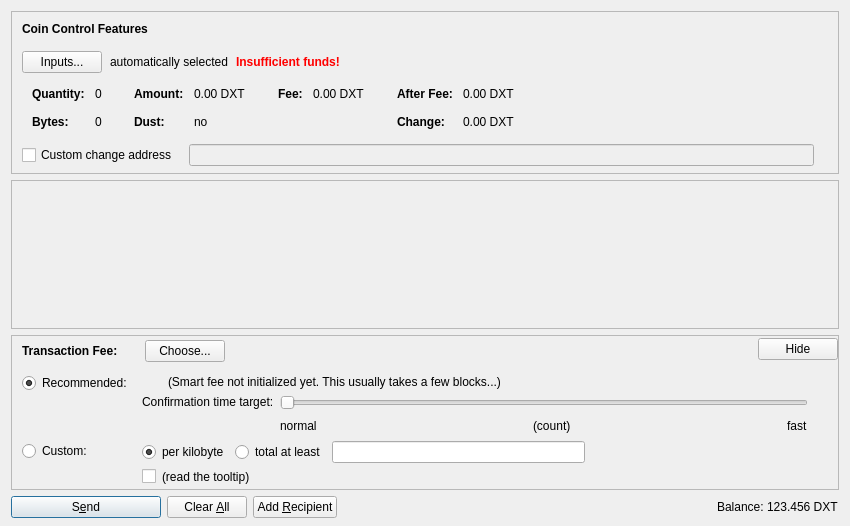
<?xml version="1.0" encoding="UTF-8"?>
<ui version="4.0">
 <class>SendCoinsDialog</class>
 <widget class="QDialog" name="SendCoinsDialog">
  <property name="geometry">
   <rect>
    <x>0</x>
    <y>0</y>
    <width>850</width>
    <height>526</height>
   </rect>
  </property>
  <property name="windowTitle">
   <string>Send Coins</string>
  </property>
  <layout class="QVBoxLayout" name="verticalLayout" stretch="0,1,0,0">
   <property name="bottomMargin">
    <number>8</number>
   </property>
   <item>
    <widget class="QFrame" name="frameCoinControl">
     <property name="sizePolicy">
      <sizepolicy hsizetype="Expanding" vsizetype="Expanding">
       <horstretch>0</horstretch>
       <verstretch>0</verstretch>
      </sizepolicy>
     </property>
     <property name="maximumSize">
      <size>
       <width>16777215</width>
       <height>16777215</height>
      </size>
     </property>
     <property name="frameShape">
      <enum>QFrame::StyledPanel</enum>
     </property>
     <property name="frameShadow">
      <enum>QFrame::Sunken</enum>
     </property>
     <layout class="QVBoxLayout" name="verticalLayoutCoinControl2">
      <property name="spacing">
       <number>0</number>
      </property>
      <property name="leftMargin">
       <number>0</number>
      </property>
      <property name="topMargin">
       <number>0</number>
      </property>
      <property name="rightMargin">
       <number>0</number>
      </property>
      <property name="bottomMargin">
       <number>6</number>
      </property>
      <item>
       <layout class="QVBoxLayout" name="verticalLayoutCoinControl" stretch="0,0,0,0,1">
        <property name="spacing">
         <number>0</number>
        </property>
        <property name="leftMargin">
         <number>10</number>
        </property>
        <property name="topMargin">
         <number>10</number>
        </property>
        <item>
         <layout class="QHBoxLayout" name="horizontalLayoutCoinControl1">
          <property name="bottomMargin">
           <number>15</number>
          </property>
          <item>
           <widget class="QLabel" name="labelCoinControlFeatures">
            <property name="sizePolicy">
             <sizepolicy hsizetype="Preferred" vsizetype="Maximum">
              <horstretch>0</horstretch>
              <verstretch>0</verstretch>
             </sizepolicy>
            </property>
            <property name="font">
             <font>
              <weight>75</weight>
              <bold>true</bold>
             </font>
            </property>
            <property name="styleSheet">
             <string notr="true">font-weight:bold;</string>
            </property>
            <property name="text">
             <string>Coin Control Features</string>
            </property>
           </widget>
          </item>
         </layout>
        </item>
        <item>
         <layout class="QHBoxLayout" name="horizontalLayoutCoinControl2" stretch="0,0,0,0">
          <property name="spacing">
           <number>8</number>
          </property>
          <property name="bottomMargin">
           <number>10</number>
          </property>
          <item>
           <widget class="QPushButton" name="pushButtonCoinControl">
            <property name="styleSheet">
             <string notr="true"/>
            </property>
            <property name="text">
             <string>Inputs...</string>
            </property>
            <property name="autoDefault">
             <bool>false</bool>
            </property>
           </widget>
          </item>
          <item>
           <widget class="QLabel" name="labelCoinControlAutomaticallySelected">
            <property name="text">
             <string>automatically selected</string>
            </property>
            <property name="margin">
             <number>5</number>
            </property>
           </widget>
          </item>
          <item>
           <widget class="QLabel" name="labelCoinControlInsuffFunds">
            <property name="font">
             <font>
              <weight>75</weight>
              <bold>true</bold>
             </font>
            </property>
            <property name="styleSheet">
             <string notr="true">color:red;font-weight:bold;</string>
            </property>
            <property name="text">
             <string>Insufficient funds!</string>
            </property>
            <property name="margin">
             <number>5</number>
            </property>
           </widget>
          </item>
          <item>
           <spacer name="horizontalSpacerCoinControl">
            <property name="orientation">
             <enum>Qt::Horizontal</enum>
            </property>
            <property name="sizeHint" stdset="0">
             <size>
              <width>40</width>
              <height>1</height>
             </size>
            </property>
           </spacer>
          </item>
         </layout>
        </item>
        <item>
         <widget class="QWidget" name="widgetCoinControl" native="true">
          <property name="sizePolicy">
           <sizepolicy hsizetype="Preferred" vsizetype="Preferred">
            <horstretch>0</horstretch>
            <verstretch>0</verstretch>
           </sizepolicy>
          </property>
          <property name="minimumSize">
           <size>
            <width>0</width>
            <height>0</height>
           </size>
          </property>
          <property name="styleSheet">
           <string notr="true"/>
          </property>
          <layout class="QHBoxLayout" name="horizontalLayoutCoinControl5">
           <property name="leftMargin">
            <number>0</number>
           </property>
           <property name="topMargin">
            <number>0</number>
           </property>
           <property name="rightMargin">
            <number>0</number>
           </property>
           <property name="bottomMargin">
            <number>0</number>
           </property>
           <item>
            <layout class="QHBoxLayout" name="horizontalLayoutCoinControl3" stretch="0,0,0,1">
             <property name="spacing">
              <number>20</number>
             </property>
             <property name="topMargin">
              <number>0</number>
             </property>
             <property name="bottomMargin">
              <number>10</number>
             </property>
             <item>
              <layout class="QFormLayout" name="formLayoutCoinControl1">
               <property name="horizontalSpacing">
                <number>10</number>
               </property>
               <property name="verticalSpacing">
                <number>14</number>
               </property>
               <property name="leftMargin">
                <number>10</number>
               </property>
               <property name="topMargin">
                <number>4</number>
               </property>
               <property name="rightMargin">
                <number>6</number>
               </property>
               <item row="0" column="0">
                <widget class="QLabel" name="labelCoinControlQuantityText">
                 <property name="font">
                  <font>
                   <weight>75</weight>
                   <bold>true</bold>
                  </font>
                 </property>
                 <property name="text">
                  <string>Quantity:</string>
                 </property>
                 <property name="margin">
                  <number>0</number>
                 </property>
                </widget>
               </item>
               <item row="0" column="1">
                <widget class="QLabel" name="labelCoinControlQuantity">
                 <property name="cursor">
                  <cursorShape>IBeamCursor</cursorShape>
                 </property>
                 <property name="contextMenuPolicy">
                  <enum>Qt::ActionsContextMenu</enum>
                 </property>
                 <property name="text">
                  <string notr="true">0</string>
                 </property>
                 <property name="margin">
                  <number>0</number>
                 </property>
                 <property name="textInteractionFlags">
                  <set>Qt::LinksAccessibleByMouse|Qt::TextSelectableByKeyboard|Qt::TextSelectableByMouse</set>
                 </property>
                </widget>
               </item>
               <item row="1" column="0">
                <widget class="QLabel" name="labelCoinControlBytesText">
                 <property name="font">
                  <font>
                   <weight>75</weight>
                   <bold>true</bold>
                  </font>
                 </property>
                 <property name="text">
                  <string>Bytes:</string>
                 </property>
                </widget>
               </item>
               <item row="1" column="1">
                <widget class="QLabel" name="labelCoinControlBytes">
                 <property name="cursor">
                  <cursorShape>IBeamCursor</cursorShape>
                 </property>
                 <property name="contextMenuPolicy">
                  <enum>Qt::ActionsContextMenu</enum>
                 </property>
                 <property name="text">
                  <string notr="true">0</string>
                 </property>
                 <property name="textInteractionFlags">
                  <set>Qt::LinksAccessibleByMouse|Qt::TextSelectableByKeyboard|Qt::TextSelectableByMouse</set>
                 </property>
                </widget>
               </item>
              </layout>
             </item>
             <item>
              <layout class="QFormLayout" name="formLayoutCoinControl2">
               <property name="horizontalSpacing">
                <number>10</number>
               </property>
               <property name="verticalSpacing">
                <number>14</number>
               </property>
               <property name="leftMargin">
                <number>6</number>
               </property>
               <property name="topMargin">
                <number>4</number>
               </property>
               <property name="rightMargin">
                <number>6</number>
               </property>
               <item row="0" column="0">
                <widget class="QLabel" name="labelCoinControlAmountText">
                 <property name="font">
                  <font>
                   <weight>75</weight>
                   <bold>true</bold>
                  </font>
                 </property>
                 <property name="text">
                  <string>Amount:</string>
                 </property>
                 <property name="margin">
                  <number>0</number>
                 </property>
                </widget>
               </item>
               <item row="0" column="1">
                <widget class="QLabel" name="labelCoinControlAmount">
                 <property name="cursor">
                  <cursorShape>IBeamCursor</cursorShape>
                 </property>
                 <property name="contextMenuPolicy">
                  <enum>Qt::ActionsContextMenu</enum>
                 </property>
                 <property name="text">
                  <string notr="true">0.00 DXT</string>
                 </property>
                 <property name="textInteractionFlags">
                  <set>Qt::LinksAccessibleByMouse|Qt::TextSelectableByKeyboard|Qt::TextSelectableByMouse</set>
                 </property>
                </widget>
               </item>
               <item row="1" column="0">
                <widget class="QLabel" name="labelCoinControlLowOutputText">
                 <property name="font">
                  <font>
                   <weight>75</weight>
                   <bold>true</bold>
                  </font>
                 </property>
                 <property name="text">
                  <string>Dust:</string>
                 </property>
                </widget>
               </item>
               <item row="1" column="1">
                <widget class="QLabel" name="labelCoinControlLowOutput">
                 <property name="cursor">
                  <cursorShape>IBeamCursor</cursorShape>
                 </property>
                 <property name="contextMenuPolicy">
                  <enum>Qt::ActionsContextMenu</enum>
                 </property>
                 <property name="text">
                  <string notr="true">no</string>
                 </property>
                 <property name="textInteractionFlags">
                  <set>Qt::LinksAccessibleByMouse|Qt::TextSelectableByKeyboard|Qt::TextSelectableByMouse</set>
                 </property>
                </widget>
               </item>
              </layout>
             </item>
             <item>
              <layout class="QFormLayout" name="formLayoutCoinControl3">
               <property name="horizontalSpacing">
                <number>10</number>
               </property>
               <property name="verticalSpacing">
                <number>14</number>
               </property>
               <property name="leftMargin">
                <number>6</number>
               </property>
               <property name="topMargin">
                <number>4</number>
               </property>
               <property name="rightMargin">
                <number>6</number>
               </property>
               <item row="0" column="0">
                <widget class="QLabel" name="labelCoinControlFeeText">
                 <property name="font">
                  <font>
                   <weight>75</weight>
                   <bold>true</bold>
                  </font>
                 </property>
                 <property name="text">
                  <string>Fee:</string>
                 </property>
                 <property name="margin">
                  <number>0</number>
                 </property>
                </widget>
               </item>
               <item row="0" column="1">
                <widget class="QLabel" name="labelCoinControlFee">
                 <property name="cursor">
                  <cursorShape>IBeamCursor</cursorShape>
                 </property>
                 <property name="contextMenuPolicy">
                  <enum>Qt::ActionsContextMenu</enum>
                 </property>
                 <property name="text">
                  <string notr="true">0.00 DXT</string>
                 </property>
                 <property name="textInteractionFlags">
                  <set>Qt::LinksAccessibleByMouse|Qt::TextSelectableByKeyboard|Qt::TextSelectableByMouse</set>
                 </property>
                </widget>
               </item>
              </layout>
             </item>
             <item>
              <layout class="QFormLayout" name="formLayoutCoinControl4">
               <property name="horizontalSpacing">
                <number>10</number>
               </property>
               <property name="verticalSpacing">
                <number>14</number>
               </property>
               <property name="leftMargin">
                <number>6</number>
               </property>
               <property name="topMargin">
                <number>4</number>
               </property>
               <property name="rightMargin">
                <number>6</number>
               </property>
               <item row="0" column="0">
                <widget class="QLabel" name="labelCoinControlAfterFeeText">
                 <property name="font">
                  <font>
                   <weight>75</weight>
                   <bold>true</bold>
                  </font>
                 </property>
                 <property name="text">
                  <string>After Fee:</string>
                 </property>
                 <property name="margin">
                  <number>0</number>
                 </property>
                </widget>
               </item>
               <item row="0" column="1">
                <widget class="QLabel" name="labelCoinControlAfterFee">
                 <property name="cursor">
                  <cursorShape>IBeamCursor</cursorShape>
                 </property>
                 <property name="contextMenuPolicy">
                  <enum>Qt::ActionsContextMenu</enum>
                 </property>
                 <property name="text">
                  <string notr="true">0.00 DXT</string>
                 </property>
                 <property name="textInteractionFlags">
                  <set>Qt::LinksAccessibleByMouse|Qt::TextSelectableByKeyboard|Qt::TextSelectableByMouse</set>
                 </property>
                </widget>
               </item>
               <item row="1" column="0">
                <widget class="QLabel" name="labelCoinControlChangeText">
                 <property name="font">
                  <font>
                   <weight>75</weight>
                   <bold>true</bold>
                  </font>
                 </property>
                 <property name="text">
                  <string>Change:</string>
                 </property>
                </widget>
               </item>
               <item row="1" column="1">
                <widget class="QLabel" name="labelCoinControlChange">
                 <property name="cursor">
                  <cursorShape>IBeamCursor</cursorShape>
                 </property>
                 <property name="contextMenuPolicy">
                  <enum>Qt::ActionsContextMenu</enum>
                 </property>
                 <property name="text">
                  <string notr="true">0.00 DXT</string>
                 </property>
                 <property name="textInteractionFlags">
                  <set>Qt::LinksAccessibleByMouse|Qt::TextSelectableByKeyboard|Qt::TextSelectableByMouse</set>
                 </property>
                </widget>
               </item>
              </layout>
             </item>
            </layout>
           </item>
          </layout>
         </widget>
        </item>
        <item>
         <layout class="QHBoxLayout" name="horizontalLayoutCoinControl4" stretch="0,0,0">
          <property name="spacing">
           <number>12</number>
          </property>
          <property name="sizeConstraint">
           <enum>QLayout::SetDefaultConstraint</enum>
          </property>
          <property name="topMargin">
           <number>5</number>
          </property>
          <property name="rightMargin">
           <number>5</number>
          </property>
          <item>
           <widget class="QCheckBox" name="checkBoxCoinControlChange">
            <property name="toolTip">
             <string>If this is activated, but the change address is empty or invalid, change will be sent to a newly generated address.</string>
            </property>
            <property name="text">
             <string>Custom change address</string>
            </property>
           </widget>
          </item>
          <item>
           <widget class="QValidatedLineEdit" name="lineEditCoinControlChange">
            <property name="enabled">
             <bool>false</bool>
            </property>
            <property name="sizePolicy">
             <sizepolicy hsizetype="Expanding" vsizetype="Fixed">
              <horstretch>0</horstretch>
              <verstretch>0</verstretch>
             </sizepolicy>
            </property>
           </widget>
          </item>
          <item>
           <widget class="QLabel" name="labelCoinControlChangeLabel">
            <property name="sizePolicy">
             <sizepolicy hsizetype="Preferred" vsizetype="Expanding">
              <horstretch>0</horstretch>
              <verstretch>0</verstretch>
             </sizepolicy>
            </property>
            <property name="minimumSize">
             <size>
              <width>0</width>
              <height>0</height>
             </size>
            </property>
            <property name="text">
             <string/>
            </property>
            <property name="margin">
             <number>3</number>
            </property>
           </widget>
          </item>
         </layout>
        </item>
        <item>
         <spacer name="verticalSpacerCoinControl">
          <property name="orientation">
           <enum>Qt::Vertical</enum>
          </property>
          <property name="sizeHint" stdset="0">
           <size>
            <width>800</width>
            <height>1</height>
           </size>
          </property>
         </spacer>
        </item>
       </layout>
      </item>
     </layout>
    </widget>
   </item>
   <item>
    <widget class="QScrollArea" name="scrollArea">
     <property name="widgetResizable">
      <bool>true</bool>
     </property>
     <widget class="QWidget" name="scrollAreaWidgetContents">
      <property name="geometry">
       <rect>
        <x>0</x>
        <y>0</y>
        <width>830</width>
        <height>104</height>
       </rect>
      </property>
      <layout class="QVBoxLayout" name="verticalLayout_2" stretch="0,1">
       <property name="leftMargin">
        <number>0</number>
       </property>
       <property name="topMargin">
        <number>0</number>
       </property>
       <property name="rightMargin">
        <number>0</number>
       </property>
       <property name="bottomMargin">
        <number>0</number>
       </property>
       <item>
        <layout class="QVBoxLayout" name="entries">
         <property name="spacing">
          <number>6</number>
         </property>
        </layout>
       </item>
       <item>
        <spacer name="verticalSpacer">
         <property name="orientation">
          <enum>Qt::Vertical</enum>
         </property>
         <property name="sizeHint" stdset="0">
          <size>
           <width>20</width>
           <height>40</height>
          </size>
         </property>
        </spacer>
       </item>
      </layout>
     </widget>
    </widget>
   </item>
   <item>
    <widget class="QFrame" name="frameFee">
     <property name="sizePolicy">
      <sizepolicy hsizetype="Expanding" vsizetype="Expanding">
       <horstretch>0</horstretch>
       <verstretch>0</verstretch>
      </sizepolicy>
     </property>
     <property name="maximumSize">
      <size>
       <width>16777215</width>
       <height>16777215</height>
      </size>
     </property>
     <property name="frameShape">
      <enum>QFrame::StyledPanel</enum>
     </property>
     <property name="frameShadow">
      <enum>QFrame::Sunken</enum>
     </property>
     <layout class="QVBoxLayout" name="verticalLayoutFee1">
      <property name="spacing">
       <number>0</number>
      </property>
      <property name="leftMargin">
       <number>0</number>
      </property>
      <property name="topMargin">
       <number>0</number>
      </property>
      <property name="rightMargin">
       <number>0</number>
      </property>
      <property name="bottomMargin">
       <number>0</number>
      </property>
      <item>
       <layout class="QVBoxLayout" name="verticalLayoutFee2" stretch="0,0,0">
        <property name="spacing">
         <number>0</number>
        </property>
        <property name="leftMargin">
         <number>10</number>
        </property>
        <property name="topMargin">
         <number>0</number>
        </property>
        <item>
         <layout class="QHBoxLayout" name="horizontalLayoutFee1">
          <property name="bottomMargin">
           <number>0</number>
          </property>
          <item>
           <layout class="QVBoxLayout" name="verticalLayoutFee7">
            <property name="spacing">
             <number>0</number>
            </property>
            <item>
             <spacer name="verticalSpacerSmartFee">
              <property name="orientation">
               <enum>Qt::Vertical</enum>
              </property>
              <property name="sizeType">
               <enum>QSizePolicy::Fixed</enum>
              </property>
              <property name="sizeHint" stdset="0">
               <size>
                <width>1</width>
                <height>4</height>
               </size>
              </property>
             </spacer>
            </item>
            <item>
             <layout class="QHBoxLayout" name="horizontalLayoutSmartFee">
              <property name="spacing">
               <number>10</number>
              </property>
              <item>
               <widget class="QLabel" name="labelFeeHeadline">
                <property name="sizePolicy">
                 <sizepolicy hsizetype="Preferred" vsizetype="Maximum">
                  <horstretch>0</horstretch>
                  <verstretch>0</verstretch>
                 </sizepolicy>
                </property>
                <property name="font">
                 <font>
                  <weight>75</weight>
                  <bold>true</bold>
                 </font>
                </property>
                <property name="styleSheet">
                 <string notr="true">font-weight:bold;</string>
                </property>
                <property name="text">
                 <string>Transaction Fee:</string>
                </property>
               </widget>
              </item>
              <item>
               <widget class="QLabel" name="labelFeeMinimized">
                <property name="text">
                 <string/>
                </property>
               </widget>
              </item>
              <item>
               <widget class="QPushButton" name="buttonChooseFee">
                <property name="text">
                 <string>Choose...</string>
                </property>
               </widget>
              </item>
             </layout>
            </item>
            <item>
             <spacer name="verticalSpacer_5">
              <property name="orientation">
               <enum>Qt::Vertical</enum>
              </property>
              <property name="sizeHint" stdset="0">
               <size>
                <width>1</width>
                <height>1</height>
               </size>
              </property>
             </spacer>
            </item>
           </layout>
          </item>
          <item>
           <spacer name="horizontalSpacer_4">
            <property name="orientation">
             <enum>Qt::Horizontal</enum>
            </property>
            <property name="sizeHint" stdset="0">
             <size>
              <width>40</width>
              <height>20</height>
             </size>
            </property>
           </spacer>
          </item>
          <item>
           <widget class="QPushButton" name="buttonMinimizeFee">
            <property name="toolTip">
             <string>collapse fee-settings</string>
            </property>
            <property name="text">
             <string>Hide</string>
            </property>
           </widget>
          </item>
         </layout>
        </item>
        <item>
         <widget class="QFrame" name="frameFeeSelection">
          <layout class="QVBoxLayout" name="verticalLayoutFee12">
           <property name="spacing">
            <number>0</number>
           </property>
           <property name="leftMargin">
            <number>0</number>
           </property>
           <property name="topMargin">
            <number>0</number>
           </property>
           <property name="rightMargin">
            <number>0</number>
           </property>
           <property name="bottomMargin">
            <number>0</number>
           </property>
           <item>
            <layout class="QGridLayout" name="gridLayoutFee">
             <property name="topMargin">
              <number>10</number>
             </property>
             <property name="bottomMargin">
              <number>4</number>
             </property>
             <property name="horizontalSpacing">
              <number>10</number>
             </property>
             <property name="verticalSpacing">
              <number>4</number>
             </property>
             <item row="1" column="1">
              <layout class="QVBoxLayout" name="verticalLayoutFee8">
               <property name="spacing">
                <number>6</number>
               </property>
               <item>
                <layout class="QHBoxLayout" name="horizontalLayoutFee13">
                 <item>
                  <widget class="QRadioButton" name="radioCustomPerKilobyte">
                   <property name="toolTip">
                    <string>If the custom fee is set to 1000 satoshis and the transaction is only 250 bytes, then &quot;per kilobyte&quot; only pays 250 satoshis in fee, while &quot;total at least&quot; pays 1000 satoshis. For transactions bigger than a kilobyte both pay by kilobyte.</string>
                   </property>
                   <property name="text">
                    <string>per kilobyte</string>
                   </property>
                   <property name="checked">
                    <bool>true</bool>
                   </property>
                   <attribute name="buttonGroup">
                    <string notr="true">groupCustomFee</string>
                   </attribute>
                  </widget>
                 </item>
                 <item>
                  <widget class="QRadioButton" name="radioCustomAtLeast">
                   <property name="toolTip">
                    <string>If the custom fee is set to 1000 satoshis and the transaction is only 250 bytes, then &quot;per kilobyte&quot; only pays 250 satoshis in fee, while &quot;total at least&quot; pays 1000 satoshis. For transactions bigger than a kilobyte both pay by kilobyte.</string>
                   </property>
                   <property name="text">
                    <string>total at least</string>
                   </property>
                   <attribute name="buttonGroup">
                    <string notr="true">groupCustomFee</string>
                   </attribute>
                  </widget>
                 </item>
                 <item>
                  <widget class="BitcoinAmountField" name="customFee"/>
                 </item>
                 <item>
                  <spacer name="horizontalSpacer_6">
                   <property name="orientation">
                    <enum>Qt::Horizontal</enum>
                   </property>
                   <property name="sizeHint" stdset="0">
                    <size>
                     <width>1</width>
                     <height>1</height>
                    </size>
                   </property>
                  </spacer>
                 </item>
                </layout>
               </item>
               <item>
                <layout class="QHBoxLayout" name="horizontalLayoutFee8">
                 <item>
                  <widget class="QCheckBox" name="checkBoxMinimumFee">
                   <property name="toolTip">
                    <string>Paying only the minimum fee is just fine as long as there is less transaction volume than space in the blocks. But be aware that this can end up in a never confirming transaction once there is more demand for diverscoin transactions than the network can process.</string>
                   </property>
                   <property name="text">
                    <string/>
                   </property>
                  </widget>
                 </item>
                 <item>
                  <widget class="QLabel" name="labelMinFeeWarning">
                   <property name="enabled">
                    <bool>true</bool>
                   </property>
                   <property name="toolTip">
                    <string>Paying only the minimum fee is just fine as long as there is less transaction volume than space in the blocks. But be aware that this can end up in a never confirming transaction once there is more demand for diverscoin transactions than the network can process.</string>
                   </property>
                   <property name="text">
                    <string>(read the tooltip)</string>
                   </property>
                   <property name="margin">
                    <number>5</number>
                   </property>
                  </widget>
                 </item>
                 <item>
                  <spacer name="horizontalSpacer_2">
                   <property name="orientation">
                    <enum>Qt::Horizontal</enum>
                   </property>
                   <property name="sizeHint" stdset="0">
                    <size>
                     <width>1</width>
                     <height>1</height>
                    </size>
                   </property>
                  </spacer>
                 </item>
                </layout>
               </item>
              </layout>
             </item>
             <item row="0" column="0">
              <layout class="QVBoxLayout" name="verticalLayoutFee4" stretch="0,1">
               <item>
                <widget class="QRadioButton" name="radioSmartFee">
                 <property name="text">
                  <string>Recommended:</string>
                 </property>
                 <property name="checked">
                  <bool>true</bool>
                 </property>
                 <attribute name="buttonGroup">
                  <string notr="true">groupFee</string>
                 </attribute>
                </widget>
               </item>
               <item>
                <spacer name="verticalSpacer_2">
                 <property name="orientation">
                  <enum>Qt::Vertical</enum>
                 </property>
                 <property name="sizeHint" stdset="0">
                  <size>
                   <width>1</width>
                   <height>1</height>
                  </size>
                 </property>
                </spacer>
               </item>
              </layout>
             </item>
             <item row="1" column="0">
              <layout class="QVBoxLayout" name="verticalLayoutFee9" stretch="0,1">
               <item>
                <widget class="QRadioButton" name="radioCustomFee">
                 <property name="text">
                  <string>Custom:</string>
                 </property>
                 <attribute name="buttonGroup">
                  <string notr="true">groupFee</string>
                 </attribute>
                </widget>
               </item>
               <item>
                <spacer name="verticalSpacer_6">
                 <property name="orientation">
                  <enum>Qt::Vertical</enum>
                 </property>
                 <property name="sizeHint" stdset="0">
                  <size>
                   <width>1</width>
                   <height>1</height>
                  </size>
                 </property>
                </spacer>
               </item>
              </layout>
             </item>
             <item row="0" column="1">
              <layout class="QVBoxLayout" name="verticalLayoutFee3" stretch="0,0,1">
               <property name="spacing">
                <number>6</number>
               </property>
               <property name="topMargin">
                <number>2</number>
               </property>
               <item>
                <layout class="QHBoxLayout" name="horizontalLayoutFee12">
                 <item>
                  <widget class="QLabel" name="labelSmartFee">
                   <property name="text">
                    <string/>
                   </property>
                   <property name="margin">
                    <number>2</number>
                   </property>
                  </widget>
                 </item>
                 <item>
                  <widget class="QLabel" name="labelFeeEstimation">
                   <property name="text">
                    <string/>
                   </property>
                  </widget>
                 </item>
                 <item>
                  <widget class="QLabel" name="labelSmartFee2">
                   <property name="text">
                    <string>(Smart fee not initialized yet. This usually takes a few blocks...)</string>
                   </property>
                   <property name="margin">
                    <number>2</number>
                   </property>
                  </widget>
                 </item>
                 <item>
                  <spacer name="horizontalSpacer_5">
                   <property name="orientation">
                    <enum>Qt::Horizontal</enum>
                   </property>
                   <property name="sizeHint" stdset="0">
                    <size>
                     <width>1</width>
                     <height>1</height>
                    </size>
                   </property>
                  </spacer>
                 </item>
                </layout>
               </item>
               <item>
                <layout class="QHBoxLayout" name="horizontalLayoutFee9">
                 <item>
                  <layout class="QVBoxLayout" name="verticalLayoutFee6">
                   <item>
                    <widget class="QLabel" name="labelSmartFee3">
                     <property name="text">
                      <string>Confirmation time target:</string>
                     </property>
                     <property name="margin">
                      <number>2</number>
                     </property>
                    </widget>
                   </item>
                   <item>
                    <spacer name="verticalSpacer_3">
                     <property name="orientation">
                      <enum>Qt::Vertical</enum>
                     </property>
                     <property name="sizeHint" stdset="0">
                      <size>
                       <width>1</width>
                       <height>1</height>
                      </size>
                     </property>
                    </spacer>
                   </item>
                  </layout>
                 </item>
                 <item>
                  <layout class="QVBoxLayout" name="verticalLayoutFee5">
                   <property name="rightMargin">
                    <number>30</number>
                   </property>
                   <item>
                    <widget class="QSlider" name="sliderSmartFee">
                     <property name="minimum">
                      <number>0</number>
                     </property>
                     <property name="maximum">
                      <number>23</number>
                     </property>
                     <property name="pageStep">
                      <number>1</number>
                     </property>
                     <property name="value">
                      <number>0</number>
                     </property>
                     <property name="orientation">
                      <enum>Qt::Horizontal</enum>
                     </property>
                     <property name="invertedAppearance">
                      <bool>false</bool>
                     </property>
                     <property name="invertedControls">
                      <bool>false</bool>
                     </property>
                     <property name="tickPosition">
                      <enum>QSlider::NoTicks</enum>
                     </property>
                    </widget>
                   </item>
                   <item>
                    <layout class="QHBoxLayout" name="horizontalLayoutFee10">
                     <item>
                      <widget class="QLabel" name="labelSmartFeeNormal">
                       <property name="text">
                        <string>normal</string>
                       </property>
                      </widget>
                     </item>
                     <item>
                      <spacer name="horizontalSpacer_7">
                       <property name="orientation">
                        <enum>Qt::Horizontal</enum>
                       </property>
                       <property name="sizeHint" stdset="0">
                        <size>
                         <width>40</width>
                         <height>20</height>
                        </size>
                       </property>
                      </spacer>
                     </item>
                     <item>
                      <widget class="QLabel" name="confirmationTargetLabel">
                       <property name="text">
                        <string notr="true">(count)</string>
                       </property>
                      </widget>
                     </item>
                     <item>
                      <spacer name="horizontalSpacer_3">
                       <property name="orientation">
                        <enum>Qt::Horizontal</enum>
                       </property>
                       <property name="sizeHint" stdset="0">
                        <size>
                         <width>40</width>
                         <height>20</height>
                        </size>
                       </property>
                      </spacer>
                     </item>
                     <item>
                      <widget class="QLabel" name="labelSmartFeeFast">
                       <property name="text">
                        <string>fast</string>
                       </property>
                      </widget>
                     </item>
                    </layout>
                   </item>
                  </layout>
                 </item>
                </layout>
               </item>
               <item>
                <spacer name="verticalSpacer_4">
                 <property name="orientation">
                  <enum>Qt::Vertical</enum>
                 </property>
                 <property name="sizeHint" stdset="0">
                  <size>
                   <width>1</width>
                   <height>1</height>
                  </size>
                 </property>
                </spacer>
               </item>
              </layout>
             </item>
            </layout>
           </item>
          </layout>
         </widget>
        </item>
        <item>
         <spacer name="verticalSpacerFee">
          <property name="orientation">
           <enum>Qt::Vertical</enum>
          </property>
          <property name="sizeHint" stdset="0">
           <size>
            <width>800</width>
            <height>1</height>
           </size>
          </property>
         </spacer>
        </item>
       </layout>
      </item>
     </layout>
    </widget>
   </item>
   <item>
    <layout class="QHBoxLayout" name="horizontalLayout">
     <item>
      <widget class="QPushButton" name="sendButton">
       <property name="minimumSize">
        <size>
         <width>150</width>
         <height>0</height>
        </size>
       </property>
       <property name="toolTip">
        <string>Confirm the send action</string>
       </property>
       <property name="text">
        <string>S&amp;end</string>
       </property>
       <property name="icon">
        <iconset resource="../bitcoin.qrc">
         <normaloff>:/icons/send</normaloff>:/icons/send</iconset>
       </property>
       <property name="autoDefault">
        <bool>false</bool>
       </property>
       <property name="default">
        <bool>true</bool>
       </property>
      </widget>
     </item>
     <item>
      <widget class="QPushButton" name="clearButton">
       <property name="sizePolicy">
        <sizepolicy hsizetype="Minimum" vsizetype="Fixed">
         <horstretch>0</horstretch>
         <verstretch>0</verstretch>
        </sizepolicy>
       </property>
       <property name="toolTip">
        <string>Clear all fields of the form.</string>
       </property>
       <property name="text">
        <string>Clear &amp;All</string>
       </property>
       <property name="icon">
        <iconset resource="../bitcoin.qrc">
         <normaloff>:/icons/remove</normaloff>:/icons/remove</iconset>
       </property>
       <property name="autoDefault">
        <bool>false</bool>
       </property>
      </widget>
     </item>
     <item>
      <widget class="QPushButton" name="addButton">
       <property name="toolTip">
        <string>Send to multiple recipients at once</string>
       </property>
       <property name="text">
        <string>Add &amp;Recipient</string>
       </property>
       <property name="icon">
        <iconset resource="../bitcoin.qrc">
         <normaloff>:/icons/add</normaloff>:/icons/add</iconset>
       </property>
       <property name="autoDefault">
        <bool>false</bool>
       </property>
      </widget>
     </item>
     <item>
      <spacer name="horizontalSpacer">
       <property name="orientation">
        <enum>Qt::Horizontal</enum>
       </property>
       <property name="sizeHint" stdset="0">
        <size>
         <width>40</width>
         <height>20</height>
        </size>
       </property>
      </spacer>
     </item>
     <item>
      <layout class="QHBoxLayout" name="horizontalLayout_2">
       <property name="spacing">
        <number>3</number>
       </property>
       <item>
        <widget class="QLabel" name="label">
         <property name="sizePolicy">
          <sizepolicy hsizetype="Preferred" vsizetype="Fixed">
           <horstretch>0</horstretch>
           <verstretch>0</verstretch>
          </sizepolicy>
         </property>
         <property name="text">
          <string>Balance:</string>
         </property>
        </widget>
       </item>
       <item>
        <widget class="QLabel" name="labelBalance">
         <property name="sizePolicy">
          <sizepolicy hsizetype="Preferred" vsizetype="Fixed">
           <horstretch>0</horstretch>
           <verstretch>0</verstretch>
          </sizepolicy>
         </property>
         <property name="cursor">
          <cursorShape>IBeamCursor</cursorShape>
         </property>
         <property name="text">
          <string notr="true">123.456 DXT</string>
         </property>
         <property name="textInteractionFlags">
          <set>Qt::LinksAccessibleByMouse|Qt::TextSelectableByKeyboard|Qt::TextSelectableByMouse</set>
         </property>
        </widget>
       </item>
      </layout>
     </item>
    </layout>
   </item>
  </layout>
 </widget>
 <customwidgets>
  <customwidget>
   <class>QValidatedLineEdit</class>
   <extends>QLineEdit</extends>
   <header>qvalidatedlineedit.h</header>
  </customwidget>
  <customwidget>
   <class>BitcoinAmountField</class>
   <extends>QLineEdit</extends>
   <header>bitcoinamountfield.h</header>
   <container>1</container>
  </customwidget>
 </customwidgets>
 <resources>
  <include location="../bitcoin.qrc"/>
 </resources>
 <connections/>
 <buttongroups>
  <buttongroup name="groupFee"/>
  <buttongroup name="groupCustomFee"/>
 </buttongroups>
</ui>
